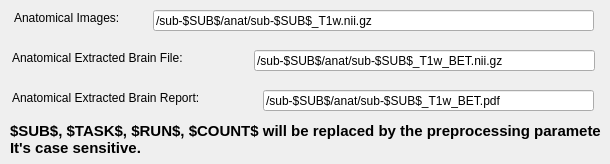
     <widget class="QWidget" name="tab_9">
      <attribute name="title">
       <string>MRI</string>
      </attribute>
      <widget class="QLabel" name="label_26">
       <property name="geometry">
        <rect>
         <x>12</x>
         <y>50</y>
         <width>231</width>
         <height>16</height>
        </rect>
       </property>
       <property name="text">
        <string>Anatomical Extracted Brain File:</string>
       </property>
      </widget>
      <widget class="QLineEdit" name="txtBET">
       <property name="geometry">
        <rect>
         <x>254</x>
         <y>50</y>
         <width>341</width>
         <height>21</height>
        </rect>
       </property>
       <property name="text">
        <string>/sub-$SUB$/anat/sub-$SUB$_T1w_BET.nii.gz</string>
       </property>
      </widget>
      <widget class="QLabel" name="label_29">
       <property name="geometry">
        <rect>
         <x>10</x>
         <y>124</y>
         <width>591</width>
         <height>31</height>
        </rect>
       </property>
       <property name="font">
        <font>
         <family>Arial</family>
         <pointsize>11</pointsize>
         <weight>75</weight>
         <bold>true</bold>
        </font>
       </property>
       <property name="frameShadow">
        <enum>QFrame::Plain</enum>
       </property>
       <property name="text">
        <string>$SUB$, $TASK$, $RUN$, $COUNT$ will be replaced by the preprocessing parameters.
It's case sensitive.</string>
       </property>
      </widget>
      <widget class="QLabel" name="label_30">
       <property name="geometry">
        <rect>
         <x>12</x>
         <y>90</y>
         <width>251</width>
         <height>16</height>
        </rect>
       </property>
       <property name="text">
        <string>Anatomical Extracted Brain Report:</string>
       </property>
      </widget>
      <widget class="QLineEdit" name="txtBETPDF">
       <property name="geometry">
        <rect>
         <x>263</x>
         <y>90</y>
         <width>331</width>
         <height>21</height>
        </rect>
       </property>
       <property name="text">
        <string>/sub-$SUB$/anat/sub-$SUB$_T1w_BET.pdf</string>
       </property>
      </widget>
      <widget class="QLabel" name="label_22">
       <property name="geometry">
        <rect>
         <x>14</x>
         <y>10</y>
         <width>141</width>
         <height>16</height>
        </rect>
       </property>
       <property name="text">
        <string>Anatomical Images:</string>
       </property>
      </widget>
      <widget class="QLineEdit" name="txtAnat">
       <property name="geometry">
        <rect>
         <x>153</x>
         <y>10</y>
         <width>441</width>
         <height>21</height>
        </rect>
       </property>
       <property name="text">
        <string>/sub-$SUB$/anat/sub-$SUB$_T1w.nii.gz</string>
       </property>
      </widget>
     </widget>
